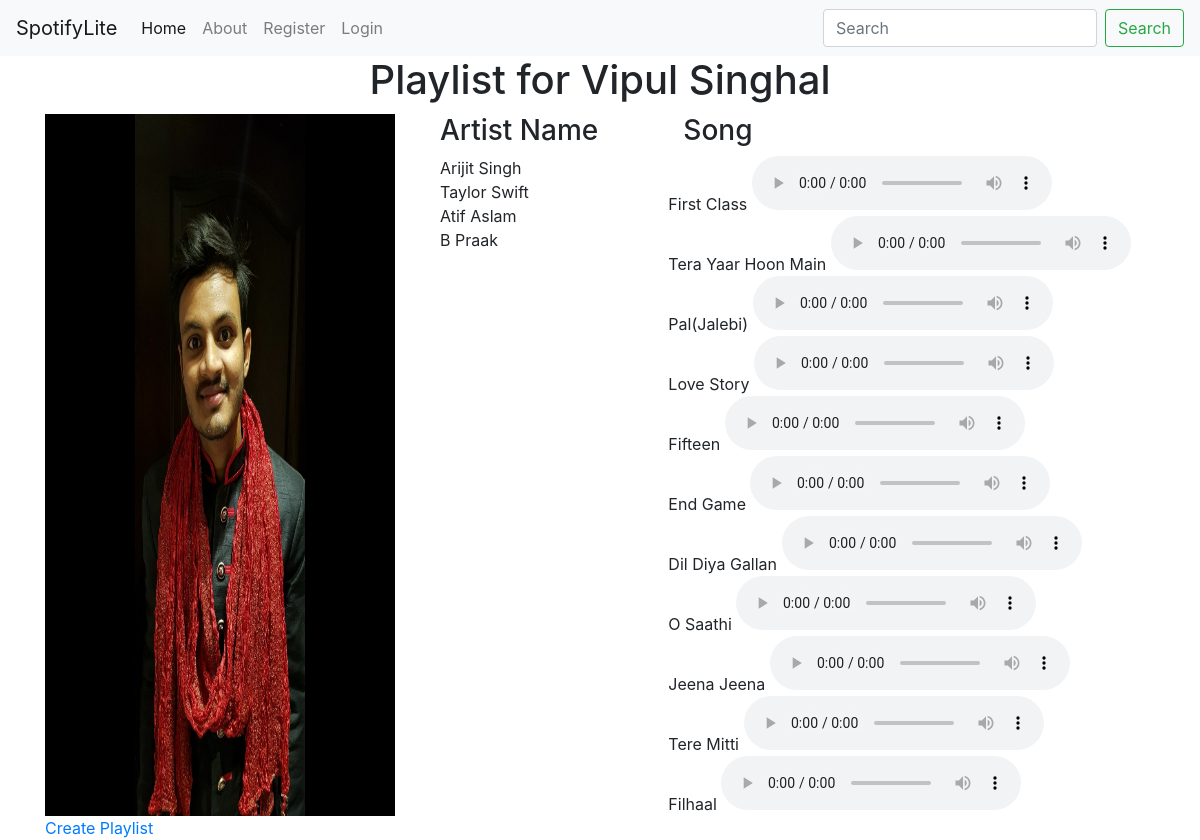
Page /playlist/1 on the committed database.
### music/models.py (models this page shows, shortened)
class Album(models.Model):
    user=models.OneToOneField(User,null=True,on_delete=models.CASCADE)
    name=models.CharField(max_length=100,blank=True)
    image=models.FileField(upload_to='',default='Face.jpg')
    date_created=models.DateTimeField(auto_now_add=True)

class Artist(models.Model):
    name=models.CharField(max_length=100,blank=True)
    image=models.FileField(upload_to='artistimage',default='')
    language=models.CharField(max_length=100,blank=True)
    album=models.ManyToManyField(Album)

class Song(models.Model):
    name=models.CharField(max_length=100,blank=True)
    artist=models.ForeignKey(Artist,on_delete=models.CASCADE)
    genre=models.CharField(max_length=100,blank=True)
    language=models.CharField(max_length=100,blank=True)
    audio_file=models.FileField(upload_to='audio',default='')
    image=models.FileField(upload_to='songimage',default='')
    date_created=models.DateTimeField(auto_now_add=True)

### music/views.py (the view)
# urls.py: path('playlist/<str:pk>',views.playlist,name='playlist'),
def playlist(request,pk):
    album=Album.objects.get(id=pk)
    artists=album.artist_set.all()
    songs=[]
    for artist in artists:
        songs.append(artist.song_set.all())
    context={'album':album,'artists':artists,'songs':songs}
    return render(request,'music/playlist.html',context)

### music/templates/music/playlist.html (shortened to what this page needs)
{% load static%}
<!DOCTYPE html>
<html lang="en">
<head>
    <link rel="stylesheet" href="https://stackpath.bootstrapcdn.com/bootstrap/4.4.1/css/bootstrap.min.css"
>
</head>
<body>
    <div class="navbar1">
        <nav class="navbar navbar-expand-lg navbar-light bg-light">
            <a class="navbar-brand" href="#">SpotifyLite</a>
            <div class="collapse navbar-collapse" manage.py shwid="navbarSupportedContent">
                <ul class="navbar-nav mr-auto">
                    <li class="nav-item active">
                        <a class="nav-link" href="{% url 'userhome'%}">Home <span class="sr-only">(current)</span></a>
                    </li>
                    <li class="nav-item">
                        <a class="nav-link" href="#">About</a>
                    </li>
                    {% if user.is_authenticated%}
                    <li class="nav-item">
                        <a class="nav-link" href="{% url 'account_setting'%}">Setting</a>
                    </li>
                    <li class="nav-item">
                        <a class="nav-link" href="{% url 'logout'%}">Logout</a>
                    </li>
                    {% else %}
                    <li class="nav-item">
                        <a class="nav-link" href="{% url 'register'%}">Register</a>
                    </li>
                    <li class="nav-item">
                        <a class="nav-link" href="{% url 'login'%}">Login</a>
                    </li>
                    {% endif %}
                </ul>
                <form class="form-inline my-2 my-lg-0">
                    <input class="form-control mr-sm-2" type="search" placeholder="Search" aria-label="Search">
                    <button class="btn btn-outline-success my-2 my-sm-0" type="submit">Search</button>
                </form>
            </div>
        </nav>
    </div>
    <div class="heading text-center">
        <h1>Playlist for {{album.name}}</h1>
    </div>
    <div class="container details">
        <div class="row">
            <div class="img col-lg-4">
                <img src="{% static 'images/Face.jpg'%}" alt="">
            </div>
            <div class="detail col-lg-8">
                <div class="container">
                    <div class="row">
                        <div class="col-lg-4">
                            <h3>Artist Name</h3>
                        </div>
                        <div class="col-lg-8">
                            <h3>Song</h3>
                        </div>
                    </div>
                    <div class="row">
                        <div class="col-lg-4">
                            {% for artist in artists%}
                            <div class="artist">
                                {{artist.name}}
                            </div>
                            {% endfor %}
                        </div>
                        <div class="col-lg-8">
                            {% for i in songs%}
                            <div class="row">
                                {% for song in i%}
                                <div class="song">
                                    {{song.name}}
                                    <audio controls>
                                        <source src="{{ song.audio_file.url }}" type="audio/mpeg">
                                    </audio>
                                </div>
                                {% endfor %}
                            </div>
                            {% endfor %}
                        </div>
                    </div>
                </div>
            </div>
        </div>
    </div>
    <div class="container">
        <a href="{% url 'createplaylist' album.id%}">Create Playlist</a>
    </div>
</body>
</html>

### music/templates/music/playlist.html (style rules this page uses)
.details { margin-top: 10px; }
.img img { width: 100%; height: 100%; }

### rows in the picture
Album: name "Vipul Singhal"
Artist: name "Arijit Singh"
Artist: name "Taylor Swift"
Artist: name "Atif Aslam"
Artist: name "B Praak"
Song: name "First Class"
Song: name "Tera Yaar Hoon Main"
Song: name "Pal(Jalebi)"
Song: name "Love Story"
Song: name "Fifteen"
Song: name "End Game"
Song: name "Dil Diya Gallan"
Song: name "O Saathi"
Song: name "Jeena Jeena"
Song: name "Tere Mitti"
Song: name "Filhaal"
